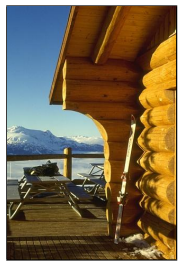
#> input picture data/BDS500/img1.png, 181 x 262 px; its folder holds only this picture in this run
$ python demo.py
#> lines starting #> are read from the running program, lines starting #| are printed output that depends on the picture
### image_utils.py
from pathlib import Path
from typing import Iterator, Tuple

import numpy as np
from PIL import Image


#Method for loading a grey scale

def load_grayscale(path: Path) -> np.ndarray:
    """
    Load an image file and convert it to 8-bit grayscale.

    Uses PIL's 'L' mode conversion, which applies the standard
    ITU-R 601-2 luma transform:
        L = 0.299*R + 0.587*G + 0.114*B
    Any alpha channel is dropped automatically by first forcing RGB.
    """
    img = Image.open(path).convert("RGB")   # drop alpha if present
    img = img.convert("L")                  # RGB -> grayscale, uint8
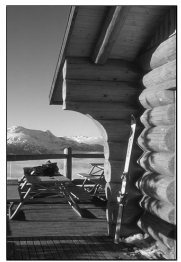
#> img: PIL image 181x262 L; min 2, max 255, mean 105.8
    return np.array(img, dtype=np.uint8)

#METHOD FOR IMPLEMENTING THE HISTOGRAM BASED ON THE FORMULA GIVEM
def build_histogram(gray: np.ndarray, levels: int = 256) -> Tuple[np.ndarray, np.ndarray]:
    """
    Build the raw histogram h(i) and the normalised probability
    distribution p_i = h(i) / (M*N) used by Otsu/Kapur/Tsallis.
    """
#> called with levels = 256
    hist, _ = np.histogram(gray.ravel(), bins=levels, range=(0, levels))
#> hist = 256 values, max 3390 at index 255, min 0 at index 0, mean 185.2
    pdf = hist.astype(np.float64) / gray.size
#> pdf = 256 values, max 0.0715 at index 255, min 0 at index 0, mean 0.00391
    return hist, pdf


def is_ground_truth_file(path: Path) -> bool:
    """BDS500 ground-truth / ground-boundary files are suffixed '_gt'."""
    return path.stem.endswith("_gt")


def iter_dataset_images(
    dataset_dir: str,
    pattern: str = "*.png",
) -> Iterator[Tuple[str, np.ndarray, np.ndarray, np.ndarray]]:
    """
    Generator that yields ONE image at a time from a dataset folder,
    skipping any ground-truth ('*_gt.png') files.

    Yields
    ------
    name : str            filename stem, e.g. 'img1'
    gray : np.ndarray     (H, W) uint8 grayscale image
    hist : np.ndarray     (256,) raw histogram counts
    pdf  : np.ndarray     (256,) normalised probability distribution
    """
    folder = Path(dataset_dir)
    files = sorted(
        p for p in folder.glob(pattern) if not is_ground_truth_file(p)
    )

    for path in files:
        gray = load_grayscale(path)
        hist, pdf = build_histogram(gray)
        yield path.stem, gray, hist, pdf


# [18 lines that do not run on import are left out]

### Objective_functions/otsu.py

"""
#Implementing the Otsu
    Definition
1. It is a technique based of between-class- variance (non-parametric threshold selection) concept and it identifies the finiest threshold by maximizing the objective value.
"""
import numpy as np

from algorithms.threshold_repair import repair_thresholds


#Calculate the cumulative sum Pi{k}=sum(pi) for i in class k
#p(i)= h(i)/(M ×N)
def precompute_cumulative(pdf: np.ndarray):
    """
    Precompute the cumulative zeroth-order (P) and first-order (S)
    moments of the histogram. Call this ONCE per image.

    P[i] = sum_{j=0}^{i} p_j        (cumulative probability)
    S[i] = sum_{j=0}^{i} j * p_j    (cumulative intensity-weighted prob)
    """
    levels = np.arange(len(pdf))
    P = np.cumsum(pdf)
    S = np.cumsum(levels * pdf)
    return P, S

def otsu_fitness(t: np.ndarray, P: np.ndarray, S: np.ndarray, L: int = 256) -> float:
    """
    Compute the between-class variance (sigma_B^2) for a candidate
    threshold vector. This is the value DE should MAXIMIZE.

    t : raw candidate vector from the optimiser (any real values)
    P, S : precomputed cumulative moments from precompute_cumulative()
    """
    thresholds = repair_thresholds(t, L)

    # class boundaries: [0, t1], [t1+1, t2], ..., [tK+1, L-1]
    bounds = np.concatenate(([-1], thresholds, [L - 1]))

    mu_T = S[-1]  # global mean (cumulative sum up to L-1)

    sigma_b2 = 0.0
    for k in range(len(bounds) - 1):
        lo, hi = bounds[k], bounds[k + 1]
        P_lo = P[lo] if lo >= 0 else 0.0
        S_lo = S[lo] if lo >= 0 else 0.0

        omega_k = P[hi] - P_lo
        if omega_k <= 1e-12:
            continue  # empty class, contributes 0 (shouldn't happen post-repair)

        class_sum = S[hi] - S_lo
        mu_k = class_sum / omega_k
        sigma_b2 += omega_k * (mu_k - mu_T) ** 2

    return sigma_b2

### algorithms/threshold_repair.py
import numpy as np


def repair_thresholds(t, L=256):
    """
    Convert a raw DE vector into sorted, unique integer thresholds in
    [1, L-2]. Always returns exactly len(t) thresholds, so population
    rows keep a fixed size. This is the single repair function shared by
    the objective functions and all DE variants.
    """
    t = np.sort(np.clip(np.round(t), 1, L - 2).astype(int))
    for i in range(1, len(t)):
        t[i] = max(t[i], t[i - 1] + 1)
    for i in range(len(t) - 1, -1, -1):
        t[i] = min(t[i], L - 2 - (len(t) - 1 - i))
    return t

### Kapur_implementation.py
import math

def kapur_entropy(thresholds, probabilities, repair=False): #repair checks if the thresholds are valid and removes duplicates or out-of-bounds values
    L = len(probabilities)
    t = sorted(thresholds)

    if repair:
        cleaned = []

        for v in t:
            v = max(0, min(L - 2, v)) # clamp the threshold value to be within the valid range [0, L-2]

            if not cleaned or v > cleaned[-1]: # remove duplicates and ensure thresholds are in increasing order
                cleaned.append(v)

        t = cleaned # update the thresholds with the cleaned list

    # create a list of boundaries that includes the start (0), the thresholds incremented by 1, and the end (L)
    boundaries = [0] + [ti + 1 for ti in t] + [L]

    #entropy begins at zero since no classes have been processed yet
    total_entropy = 0.0

    for i in range(len(boundaries) - 1): # go through each class defined by the boundaries
        start = boundaries[i]
        stop = boundaries[i + 1]

        class_mass = 0.0 # initialize the total probability mass for the current class

        for j in range(start, stop):
            class_mass += probabilities[j]

        if class_mass <= 0.0: # empty class, no pixels fall into this range, so the entropy is undefined
            # Avoid log(0) by returning negative infinity.
            return float("-inf")

        class_entropy = 0.0

        for j in range(start, stop):
            p = probabilities[j]

            if p > 0.0:
                cond = p / class_mass
                class_entropy -= cond * math.log(cond)

        total_entropy += class_entropy

    return total_entropy

### Objective_functions/common.py
def split_into_classes(thresholds, histogram):
    thresholds = sorted(int(round(t)) for t in thresholds)   # sort + force to int
    classes = []
    start = 0
    for t in thresholds:
        classes.append(list(range(start, t + 1)))
        start = t + 1
    classes.append(list(range(start, len(histogram))))
    return classes

def class_weight(C, histogram):
    return sum(histogram[i] for i in C)

### Objective_functions/tsallis.py
import math
from Objective_functions import common

#this function works on the single pile, and returns the Tsallis entropy for that pile
def class_tsallis_partial(class_slice, histogram, w, q):
    # [4 lines of commented-out code are left out]

    if w == 0:
        return 0.0

    total = 0
    for i in class_slice:
        if histogram[i] == 0:
            continue                     # skip empty bins
        p = histogram[i] / w             # re-normalize shade i within this pile
        total += math.pow(p, q)

    S_C = (1 - total) / (q - 1)
    return S_C

#this function takes the list of Tsallis entropies for each pile, and combines them into a single score
def combine_classes_tsallis(S_values, q):
    terms = [1 + (1 - q) * S for S in S_values]
    product = 1
    for t in terms:
        product *= t
    return (product - 1) / (1 - q)


def tsallis(thresholds, histogram, q):
    classes = common.split_into_classes(thresholds, histogram)   # reused from Otsu/Kapur

    S_values = []
    for C in classes:
        w = common.class_weight(C, histogram)                     # reused from Otsu/Kapur
        S_values.append(class_tsallis_partial(C, histogram, w, q))

    score = combine_classes_tsallis(S_values, q)
    return score

### demo.py
import sys
from pathlib import Path

import numpy as np

sys.path.insert(0, str(Path(__file__).resolve().parent / "Objective_functions"))

import image_utils
from otsu import otsu_fitness, precompute_cumulative
from Kapur_implementation import kapur_entropy
from tsallis import tsallis

# 1. Load image and build PDF
name, gray, hist, pdf = next(image_utils.iter_dataset_images("./BDS500"))
#> name = 'img1'
P, S = precompute_cumulative(pdf)
#> in precompute_cumulative, `levels = np.arange(len(pdf))`: levels = 256 values from 0 to 255
#> in precompute_cumulative, `P = np.cumsum(pdf)`: P = 256 values from 0 to 1
#> in precompute_cumulative, `S = np.cumsum(levels * pdf)`: S = 256 values from 0 to 105.8
#> P = 256 values from 0 to 1; S = 256 values from 0 to 105.8

# 2. Test threshold vector for K=3
sample_thresholds = np.array([3, 5, 7, 9, 11, 12])

# 3. Evaluate objective functions
otsu_score = otsu_fitness(sample_thresholds, P, S)
#> in otsu_fitness, `mu_T = S[-1]`: mu_T = 105.8
#> the loop in otsu_fitness, `for k in range(len(bounds) - 1):` made 7 passes
#> (P_lo, S_lo, omega_k, class_sum, mu_k, sigma_b2) on passes 1 to 7: (0, 0, 0.000548, 0.00156, 2.85, 5.81), (0.000548, 0.00156, 0.000253, 0.00114, 4.5, 8.4), (0.000801, 0.0027, 4.22e-05, 0.000253, 6, 8.82), (0.000843, 0.00295, 0.00019, 0.0016, 8.44, 10.62), (0.00103, 0.00455, 0.000527, 0.00576, 10.92, 15.36), (0.00156, 0.0103, 0.000443, 0.00531, 12, 19.26), (0.002, 0.0156, 0.998, 105.8, 106, 19.29)
#> after the loop in otsu_fitness, `for k in range(len(bounds) - 1):`: sigma_b2 = 19.29
#> otsu_score = 19.29
kapur_score = kapur_entropy(sample_thresholds, pdf)
#> in kapur_entropy, `L = len(probabilities)`: L = 256
#> in kapur_entropy, `boundaries = [0] + [ti + 1 for ti in t] + [L]`: boundaries = [0, 4, 6, 8, 10, 12, 13, 256]
#> the loop in kapur_entropy, `for i in range(len(boundaries) - 1):` made 7 passes
#> (start, stop, total_entropy) on passes 1 to 7: (0, 4, 0.429), (4, 6, 1.12), (6, 8, 1.12), (8, 10, 1.81), (10, 12, 2.09), (12, 13, 2.09), (13, 256, 7.17)
#> after the loop in kapur_entropy, `for i in range(len(boundaries) - 1):`: total_entropy = 7.17
#> kapur_score = 7.17
tsallis_score = tsallis(sample_thresholds, hist, q=0.8)
#> in tsallis, `classes = common.split_into_classes(thresholds, histogram)`: classes = 7 items, first 6: [0, 1, 2, 3], [4, 5], [6, 7], [8, 9], [10, 11], [12]
#> the loop in tsallis, `for C in classes:` made 7 passes
#> (C, w, S_C in class_tsallis_partial) on passes 1 to 6: ([0, 1, 2, 3], 26, 0.493), ([4, 5], 12, 0.743), ([6, 7], 2, 0), ([8, 9], 9, 0.738), ([10, 11], 25, 0.34), ([12], 21, 0)
#> (w, S_C in class_tsallis_partial) on pass 7: (47327, 9.03)
#> after the loop in tsallis, `for C in classes:`: S_values = [0.493, 0.743, 0, 0.738, 0.34, 0, 9.03]
#> in combine_classes_tsallis, `terms = [1 + (1 - q) * S for S in S_values]`: terms = [1.1, 1.15, 1, 1.15, 1.07, 1, 2.81]
#> the loop in combine_classes_tsallis, `for t in terms:` made 7 passes
#> (t, product) on passes 1 to 7: (1.1, 1.1), (1.15, 1.26), (1, 1.26), (1.15, 1.45), (1.07, 1.55), (1, 1.55), (2.81, 4.34)
#> after the loop in combine_classes_tsallis, `for t in terms:`: product = 4.34
#> in tsallis, `score = combine_classes_tsallis(S_values, q)`: score = 16.71
#> tsallis_score = 16.71

print(f"Image: {name}")
#| Image: img1
print(f"Otsu Variance (f_Otsu)  : {otsu_score:.4f}")
#| Otsu Variance (f_Otsu)  : 19.2947
print(f"Kapur Entropy (f_Kapur) : {kapur_score:.4f}")
#| Kapur Entropy (f_Kapur) : 7.1741
print(f"Tsallis Entropy (q=0.8) : {tsallis_score:.4f}")
#| Tsallis Entropy (q=0.8) : 16.7061

$ run again, on data/BDS500/img4.png
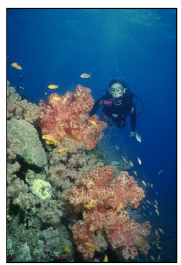
#> input picture data/BDS500/img4.png, 181 x 265 px
#> in load_grayscale, `img = img.convert("L")`:
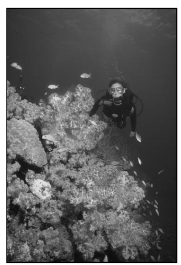
#> img: PIL image 181x265 L; min 0, max 255, mean 98.1
#> in build_histogram, `hist, _ = np.histogram(gray.ravel(), bins=levels, range=(0, levels))`: hist = 256 values, max 3761 at index 255, min 0 at index 6, mean 187.4
#> in build_histogram, `pdf = hist.astype(np.float64) / gray.size`: pdf = 256 values, max 0.0784 at index 255, min 0 at index 6, mean 0.00391
#> `name, gray, hist, pdf = next(image_utils.iter_dataset_images("./BDS500..`: name = 'img4'
#> levels = 256 values from 0 to 255
#> in precompute_cumulative, `P = np.cumsum(pdf)`: P = 256 values from 0.00709 to 1
#> in precompute_cumulative, `S = np.cumsum(levels * pdf)`: S = 256 values from 0 to 98.15
#> `P, S = precompute_cumulative(pdf)`: P = 256 values from 0.00709 to 1; S = 256 values from 0 to 98.15
#> mu_T = 98.15
#> the loop in otsu_fitness, `for k in range(len(bounds) - 1):` made 7 passes
#> (P_lo, S_lo, omega_k, class_sum, mu_k, sigma_b2) on passes 1 to 7: (0, 0, 0.0105, 0.00828, 0.785, 100), (0.0105, 0.00828, 0.00179, 0.00784, 4.37, 115.8), (0.0123, 0.0161, 2.08e-05, 0.000146, 7, 115.9), (0.0124, 0.0163, 2.08e-05, 0.000188, 9, 116.1), (0.0124, 0.0164, 2.08e-05, 0.000229, 11, 116.3), (0.0124, 0.0167, 0.000167, 0.002, 12, 117.5), (0.0126, 0.0187, 0.987, 98.13, 99.38, 119)
#> after the loop in otsu_fitness, `for k in range(len(bounds) - 1):`: sigma_b2 = 119
#> L = 256
#> boundaries = [0, 4, 6, 8, 10, 12, 13, 256]
#> the loop in kapur_entropy, `for i in range(len(boundaries) - 1):` made 7 passes
#> (start, stop, total_entropy) on passes 1 to 7: (0, 4, 0.912), (4, 6, 1.57), (6, 8, 1.57), (8, 10, 1.57), (10, 12, 1.57), (12, 13, 1.57), (13, 256, 6.43)
#> after the loop in kapur_entropy, `for i in range(len(boundaries) - 1):`: total_entropy = 6.43
#> classes = 7 items, first 6: [0, 1, 2, 3], [4, 5], [6, 7], [8, 9], [10, 11], [12]
#> the loop in tsallis, `for C in classes:` made 7 passes
#> (C, w, S_C in class_tsallis_partial) on passes 1 to 6: ([0, 1, 2, 3], 506, 1.08), ([4, 5], 86, 0.713), ([6, 7], 1, 0), ([8, 9], 1, 0), ([10, 11], 1, 0), ([12], 8, 0)
#> after the loop in tsallis, `for C in classes:`: S_values = [1.08, 0.713, 0, 0, 0, 0, 8.45]
#> terms = [1.22, 1.14, 1, 1, 1, 1, 2.69]
#> the loop in combine_classes_tsallis, `for t in terms:` made 7 passes
#> (t, product) on passes 1 to 7: (1.22, 1.22), (1.14, 1.39), (1, 1.39), (1, 1.39), (1, 1.39), (1, 1.39), (2.69, 3.74)
#> after the loop in combine_classes_tsallis, `for t in terms:`: product = 3.74
#> score = 13.69
#| Image: img4
#| Otsu Variance (f_Otsu)  : 118.9987
#| Kapur Entropy (f_Kapur) : 6.4294
#| Tsallis Entropy (q=0.8) : 13.6922

$ run again, on data/BDS500/img5.png
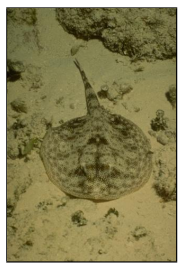
#> input picture data/BDS500/img5.png, 184 x 268 px
#> in load_grayscale, `img = img.convert("L")`:
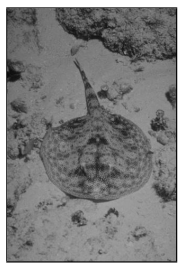
#> img: PIL image 184x268 L; min 3, max 255, mean 128
#> in build_histogram, `hist, _ = np.histogram(gray.ravel(), bins=levels, range=(0, levels))`: hist = 256 values, max 5280 at index 255, min 0 at index 0, mean 192.6
#> in build_histogram, `pdf = hist.astype(np.float64) / gray.size`: pdf = 256 values, max 0.107 at index 255, min 0 at index 0, mean 0.00391
#> `name, gray, hist, pdf = next(image_utils.iter_dataset_images("./BDS500..`: name = 'img5'
#> levels = 256 values from 0 to 255
#> in precompute_cumulative, `P = np.cumsum(pdf)`: P = 256 values from 0 to 1
#> in precompute_cumulative, `S = np.cumsum(levels * pdf)`: S = 256 values from 0 to 128
#> `P, S = precompute_cumulative(pdf)`: P = 256 values from 0 to 1; S = 256 values from 0 to 128
#> mu_T = 128
#> the loop in otsu_fitness, `for k in range(len(bounds) - 1):` made 7 passes
#> (P_lo, S_lo, omega_k, class_sum, mu_k, sigma_b2) on passes 1 to 7: (0, 0, 4.06e-05, 0.000122, 3, 0.634), (4.06e-05, 0.000122, 0.000324, 0.0015, 4.62, 5.57), (0.000365, 0.00162, 0.000852, 0.00556, 6.52, 18.14), (0.00122, 0.00718, 0.00122, 0.0104, 8.55, 35.5), (0.00243, 0.0176, 0.00268, 0.0279, 10.43, 72.5), (0.00511, 0.0455, 4.06e-05, 0.000487, 12, 73.04), (0.00515, 0.046, 0.995, 128, 128.6, 73.42)
#> after the loop in otsu_fitness, `for k in range(len(bounds) - 1):`: sigma_b2 = 73.42
#> L = 256
#> boundaries = [0, 4, 6, 8, 10, 12, 13, 256]
#> the loop in kapur_entropy, `for i in range(len(boundaries) - 1):` made 7 passes
#> (start, stop, total_entropy) on passes 1 to 7: (0, 4, 0), (4, 6, 0.662), (6, 8, 1.35), (8, 10, 2.04), (10, 12, 2.73), (12, 13, 2.73), (13, 256, 7.22)
#> after the loop in kapur_entropy, `for i in range(len(boundaries) - 1):`: total_entropy = 7.22
#> classes = 7 items, first 6: [0, 1, 2, 3], [4, 5], [6, 7], [8, 9], [10, 11], [12]
#> the loop in tsallis, `for C in classes:` made 7 passes
#> (C, w, S_C in class_tsallis_partial) on passes 1 to 6: ([0, 1, 2, 3], 2, 0), ([4, 5], 16, 0.714), ([6, 7], 42, 0.742), ([8, 9], 60, 0.739), ([10, 11], 132, 0.735), ([12], 2, 0)
#> after the loop in tsallis, `for C in classes:`: S_values = [0, 0.714, 0.742, 0.739, 0.735, 0, 7.53]
#> terms = [1, 1.14, 1.15, 1.15, 1.15, 1, 2.51]
#> the loop in combine_classes_tsallis, `for t in terms:` made 7 passes
#> (t, product) on passes 2 to 7: (1.14, 1.14), (1.15, 1.31), (1.15, 1.51), (1.15, 1.73), (1, 1.73), (2.51, 4.33)
#> after the loop in combine_classes_tsallis, `for t in terms:`: product = 4.33
#> score = 16.65
#| Image: img5
#| Otsu Variance (f_Otsu)  : 73.4214
#| Kapur Entropy (f_Kapur) : 7.2210
#| Tsallis Entropy (q=0.8) : 16.6474

$ run again, on data/BDS500/img6.png
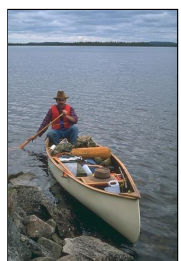
#> input picture data/BDS500/img6.png, 181 x 261 px
#> in load_grayscale, `img = img.convert("L")`:
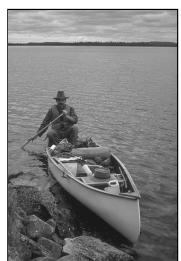
#> img: PIL image 181x261 L; min 0, max 255, mean 131.4
#> in build_histogram, `hist, _ = np.histogram(gray.ravel(), bins=levels, range=(0, levels))`: hist = 256 values, max 3725 at index 255, min 0 at index 1, mean 184.5
#> in build_histogram, `pdf = hist.astype(np.float64) / gray.size`: pdf = 256 values, max 0.0789 at index 255, min 0 at index 1, mean 0.00391
#> `name, gray, hist, pdf = next(image_utils.iter_dataset_images("./BDS500..`: name = 'img6'
#> levels = 256 values from 0 to 255
#> in precompute_cumulative, `P = np.cumsum(pdf)`: P = 256 values from 0.0036 to 1
#> in precompute_cumulative, `S = np.cumsum(levels * pdf)`: S = 256 values from 0 to 131.4
#> `P, S = precompute_cumulative(pdf)`: P = 256 values from 0.0036 to 1; S = 256 values from 0 to 131.4
#> mu_T = 131.4
#> the loop in otsu_fitness, `for k in range(len(bounds) - 1):` made 7 passes
#> (P_lo, S_lo, omega_k, class_sum, mu_k, sigma_b2) on passes 1 to 7: (0, 0, 0.0036, 0, 0, 62.09), (0.0036, 0, 0.000868, 0.00402, 4.63, 76.03), (0.00447, 0.00402, 0.00091, 0.00588, 6.47, 90.23), (0.00538, 0.00991, 0.00133, 0.0115, 8.59, 110.3), (0.00671, 0.0214, 0.00159, 0.0167, 10.55, 133.5), (0.0083, 0.0381, 0.000339, 0.00406, 12, 138.3), (0.00864, 0.0422, 0.991, 131.3, 132.5, 139.5)
#> after the loop in otsu_fitness, `for k in range(len(bounds) - 1):`: sigma_b2 = 139.5
#> L = 256
#> boundaries = [0, 4, 6, 8, 10, 12, 13, 256]
#> the loop in kapur_entropy, `for i in range(len(boundaries) - 1):` made 7 passes
#> (start, stop, total_entropy) on passes 1 to 7: (0, 4, 0), (4, 6, 0.657), (6, 8, 1.35), (8, 10, 2.03), (10, 12, 2.71), (12, 13, 2.71), (13, 256, 7.62)
#> after the loop in kapur_entropy, `for i in range(len(boundaries) - 1):`: total_entropy = 7.62
#> classes = 7 items, first 6: [0, 1, 2, 3], [4, 5], [6, 7], [8, 9], [10, 11], [12]
#> the loop in tsallis, `for C in classes:` made 7 passes
#> (C, w, S_C in class_tsallis_partial) on passes 1 to 6: ([0, 1, 2, 3], 170, 0), ([4, 5], 41, 0.71), ([6, 7], 43, 0.741), ([8, 9], 63, 0.729), ([10, 11], 75, 0.739), ([12], 16, 0)
#> after the loop in tsallis, `for C in classes:`: S_values = [0, 0.71, 0.741, 0.729, 0.739, 0, 8.58]
#> terms = [1, 1.14, 1.15, 1.15, 1.15, 1, 2.72]
#> the loop in combine_classes_tsallis, `for t in terms:` made 7 passes
#> (t, product) on passes 2 to 7: (1.14, 1.14), (1.15, 1.31), (1.15, 1.5), (1.15, 1.72), (1, 1.72), (2.72, 4.68)
#> after the loop in combine_classes_tsallis, `for t in terms:`: product = 4.68
#> score = 18.42
#| Image: img6
#| Otsu Variance (f_Otsu)  : 139.5274
#| Kapur Entropy (f_Kapur) : 7.6207
#| Tsallis Entropy (q=0.8) : 18.4173

$ run again, on data/BDS500/img10.png
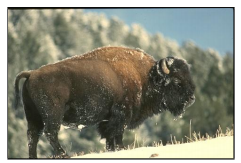
#> input picture data/BDS500/img10.png, 241 x 163 px
#> in load_grayscale, `img = img.convert("L")`:
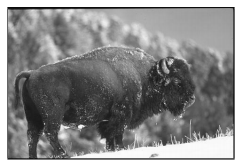
#> img: PIL image 241x163 L; min 12, max 255, mean 134.9
#> in build_histogram, `hist, _ = np.histogram(gray.ravel(), bins=levels, range=(0, levels))`: hist = 256 values, max 4399 at index 255, min 0 at index 0, mean 153.4
#> in build_histogram, `pdf = hist.astype(np.float64) / gray.size`: pdf = 256 values, max 0.112 at index 255, min 0 at index 0, mean 0.00391
#> `name, gray, hist, pdf = next(image_utils.iter_dataset_images("./BDS500..`: name = 'img10'
#> levels = 256 values from 0 to 255
#> in precompute_cumulative, `P = np.cumsum(pdf)`: P = 256 values from 0 to 1
#> in precompute_cumulative, `S = np.cumsum(levels * pdf)`: S = 256 values from 0 to 134.9
#> `P, S = precompute_cumulative(pdf)`: P = 256 values from 0 to 1; S = 256 values from 0 to 134.9
#> mu_T = 134.9
#> the loop in otsu_fitness, `for k in range(len(bounds) - 1):` made 7 passes
#> (P_lo, S_lo, omega_k) on passes 1 to 5: (0, 0, 0), (0, 0, 0), (0, 0, 0), (0, 0, 0), (0, 0, 0)
#> after the loop in otsu_fitness, `for k in range(len(bounds) - 1):`: sigma_b2 = 87.37
#> L = 256
#> boundaries = [0, 4, 6, 8, 10, 12, 13, 256]
#> the loop in kapur_entropy, `for i in range(len(boundaries) - 1):` made 1 pass
#> (start, stop) on pass 1: (0, 4)
#> after the loop in kapur_entropy, `for i in range(len(boundaries) - 1):`: total_entropy = 0
#> kapur_score = -inf
#> classes = 7 items, first 6: [0, 1, 2, 3], [4, 5], [6, 7], [8, 9], [10, 11], [12]
#> the loop in tsallis, `for C in classes:` made 7 passes
#> (C, w) on passes 1 to 5: ([0, 1, 2, 3], 0), ([4, 5], 0), ([6, 7], 0), ([8, 9], 0), ([10, 11], 0)
#> after the loop in tsallis, `for C in classes:`: S_values = [0, 0, 0, 0, 0, 0, 8.81]
#> terms = [1, 1, 1, 1, 1, 1, 2.76]
#> the loop in combine_classes_tsallis, `for t in terms:` made 7 passes
#> (t, product) on passes 3 to 7: (1, 1), (1, 1), (1, 1), (1, 1), (2.76, 2.76)
#> after the loop in combine_classes_tsallis, `for t in terms:`: product = 2.76
#> score = 8.81
#| Image: img10
#| Otsu Variance (f_Otsu)  : 87.3712
#| Kapur Entropy (f_Kapur) : -inf
#| Tsallis Entropy (q=0.8) : 8.8115
